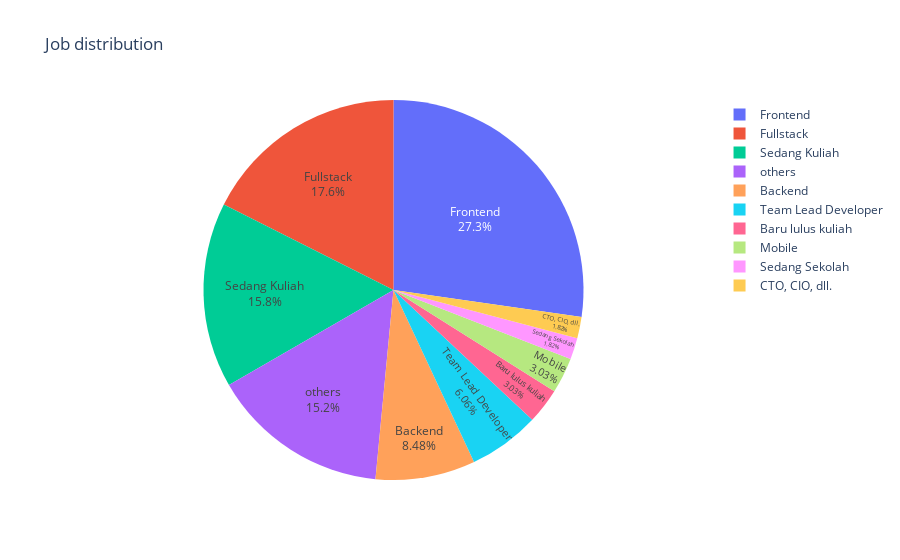

Here is the notebook cell this chart was saved with:
### Code cell
fig = px.pie(df2, values='value', names='job',
             title='Job distribution')
fig.update_traces(textposition='inside', textinfo='percent+label')
fig.show()

### Figure 1 — Plotly figure (JSON) as saved in the notebook; plotly's stock layout.template omitted (floating-point values rounded to 4 significant figures)
{"data": [{"domain": {"x": [0, 1], "y": [0, 1]}, "hovertemplate": "job=%{label}<br>value=%{value}<extra></extra>", "labels": ["Frontend", "Fullstack", "Sedang Kuliah", "Backend", "Team Lead Developer", "Baru lulus kuliah", "Mobile", "Sedang Sekolah", "CTO, CIO, dll.", "others"], "legendgroup": "", "name": "", "showlegend": true, "textinfo": "percent+label", "textposition": "inside", "type": "pie", "values": [45, 29, 26, 14, 10, 5, 5, 3, 3, 25]}], "layout": {"legend": {"tracegroupgap": 0}, "title": {"text": "Job distribution"}}}
